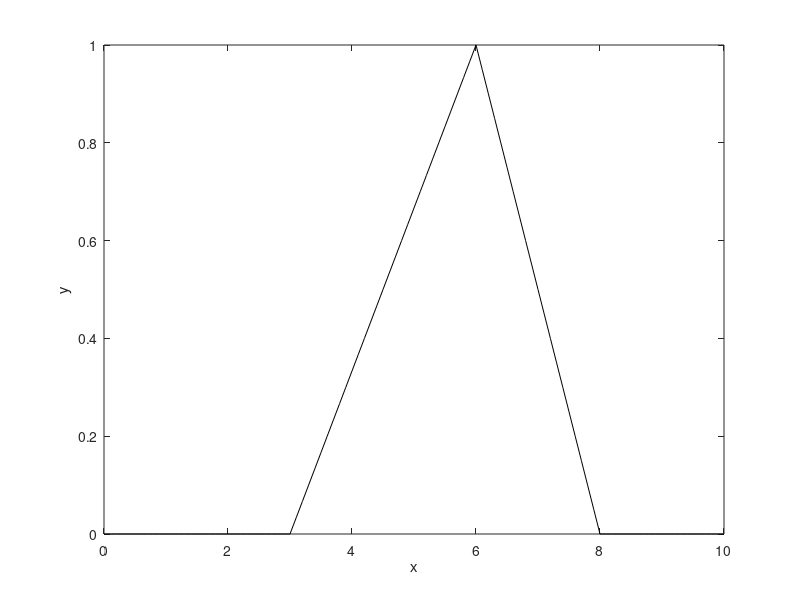

Write MATLAB code to recreate this figure.
% Funciones de pertenencia
close all;

disp("1.-Gausiana");
disp("2.-Campana general");
disp("3.-S");
disp("4.-Trapezoide")
disp("5.-Triángulo");
disp("6.-Z");
prompt = "Introduzca un valor del 1 al 6\n";
M = input(prompt);
x=0:0.1:10;
if M==1 % Gausiana
    y=gaussmf(x,[2 5]);
elseif M==2 % General bell
    y=gbellmf(x,[2 4 6]);
elseif M==3 % S
    y=sigmf(x,[2 4]);
elseif M==4 % Trapezoide
    y=trapmf(x,[1 5 7 8]);
elseif M==5 % Triángulo
    y=trimf(x, [3 6 8]);
elseif M==6 % Z
    y=zmf(x, [3 7]);
end

if 1<=M && M<=6
    plot(x,y,'k');
    xlabel('x');
    ylabel('y');
end